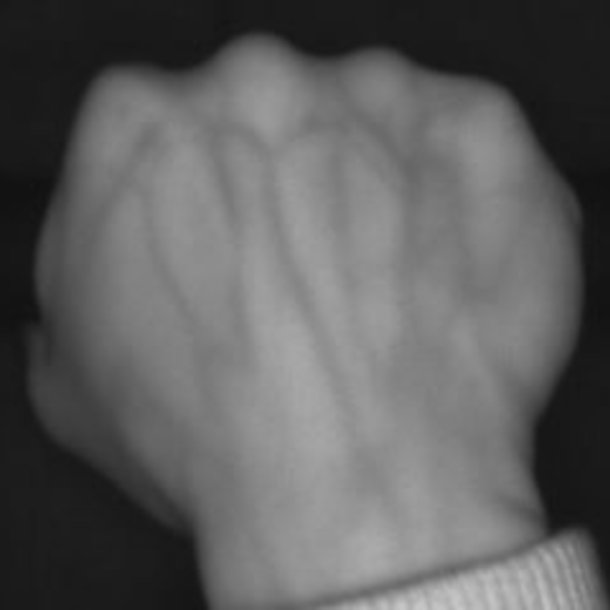
#> input picture test_221123/1.jpg, 610 x 610 px
$ jupyter execute --allow-errors identification_classic.ipynb   (shell and % lines are left out)
#> lines starting #> are read from the running program, lines starting #| are printed output that depends on the picture; after the words box and inside, x2 and y2 are one past the last pixel; in counts of white or black regions, pixels touching at a corner belong together
### PROIE/PROIE.py
# -*- coding: UTF-8 -*-
from typing import Union
from enum import Enum
import cv2
import matplotlib.pyplot as plt
import numpy as np
# from scipy.interpolate import splprep, splev


class Mode(Enum):
    VENTRAL = 'Ventral (default)'
    DORSAL = 'Dorsal'
    DORSAL_LEFT = 'Dorsal left hand'
    DORSAL_RIGHT = 'Dorsal right hand'


class PROIE:

    def __init__(self):
        #####
        self.in_img_c, self.in_img_g = None, None

    # PRIVATE METHODS

    def _threshold(self):
        #####
        self.blur_img = cv2.GaussianBlur(self.in_img_g, (5, 5), 0)
        _, self.thresh_img = cv2.threshold(
            self.blur_img, 0, 255, cv2.THRESH_BINARY + cv2.THRESH_OTSU)

    def _contours(self):
        #####
        self.contours, _ = cv2.findContours(
            self.thresh_img, cv2.RETR_EXTERNAL, cv2.CHAIN_APPROX_SIMPLE
        )
        lengths = [len(_) for _ in self.contours]
        contours = [_ for _ in self.contours if len(_) == max(lengths)]
        self.contours = contours[0]

        self.contour_img = self.in_img_c.copy()
        self.contour_img = cv2.drawContours(
            self.contour_img, [self.contours], 0, (255, 0, 0), 2)

        # [8 lines of commented-out code are left out]

    def _landmarks(self):
        #####
        M = cv2.moments(self.thresh_img)
        x_c = M['m10'] // M['m00']
        y_c = M['m01'] // M['m00']
        self.center_point = {"x": x_c, "y": y_c}
        self.contours = self.contours.reshape(-1, 2)
        left_id = np.argmin(self.contours.sum(-1))
        self.contours = np.concatenate(
            [self.contours[left_id:, :], self.contours[:left_id, :]])
        dist_c = np.sqrt(np.square(
            self.contours-[self.center_point["x"], self.center_point["y"]]).sum(-1))
        f = np.fft.rfft(dist_c)
        cutoff = 15
        f_new = np.concatenate([f[:cutoff], 0*f[cutoff:]])
        dist_c_1 = np.fft.irfft(f_new)
        derivative = np.diff(dist_c_1)
        sign_change = np.diff(np.sign(derivative))/2
        self.landmarks = {"x": [], "y": []}
        for landmark in self.contours[np.where(sign_change > 0)[0]]:
            self.landmarks["x"].append(landmark[0])
            self.landmarks["y"].append(landmark[1])

    def _landmarks_select(self):
        #####
        y_rank = np.array(np.argsort(self.landmarks["y"]))
        self.landmarks_selected = {"x": np.array(self.landmarks["x"])[
            y_rank][:3], "y": np.array(self.landmarks["y"])[y_rank][:3]}

        x_rank = np.array(np.argsort(self.landmarks_selected["x"]))
        self.landmarks_selected = {
            "x": self.landmarks_selected["x"][x_rank][[0, 2]], "y": self.landmarks_selected["y"][x_rank][[0, 2]]}

    def _alignement(self):
        #####
        h, w = self.in_img_g.shape
        theta = np.arctan2((self.landmarks_selected["y"][1] - self.landmarks_selected["y"][0]), (
            self.landmarks_selected["x"][1] - self.landmarks_selected["x"][0]))*180/np.pi
        R = cv2.getRotationMatrix2D(
            (int(self.landmarks_selected["x"][1]), int(self.landmarks_selected["y"][1])), theta, 1)
        self.align_img = cv2.warpAffine(self.in_img_g, R, (w, h))

        point_1 = [self.landmarks_selected["x"]
                   [0], self.landmarks_selected["y"][0]]
        point_2 = [self.landmarks_selected["x"]
                   [1], self.landmarks_selected["y"][1]]

        point_1 = (R[:, :2] @ point_1 + R[:, -1]).astype(int)
        point_2 = (R[:, :2] @ point_2 + R[:, -1]).astype(int)

        self.landmarks_selected_align = {
            "x": [point_1[0], point_2[0]], "y": [point_1[1], point_2[1]]}

    def _roi_extract(self, mode: Mode = Mode.VENTRAL):
        #####
        point_1 = np.array([self.landmarks_selected_align["x"]
                            [0], self.landmarks_selected_align["y"][0]])
        point_2 = np.array([self.landmarks_selected_align["x"]
                            [1], self.landmarks_selected_align["y"][1]])

        if mode == Mode.VENTRAL:
            self.ux = point_1[0]
            self.uy = point_1[1] + (point_2-point_1)[0] // 3
            self.lx = point_2[0]
            self.ly = point_2[1] + 4 * (point_2-point_1)[0] // 3
        elif mode == Mode.DORSAL_LEFT:
            self.ux = point_1[0] - int(point_1[0] * 0.15)
            self.uy = point_1[1] + (point_2 - point_1)[0] // 5
            self.lx = point_2[0] + int(point_2[0] * 0.05)
            self.ly = point_2[1] + int(4 * (point_2 - point_1)[0] // 3)
        elif mode == Mode.DORSAL_RIGHT:
            self.ux = point_1[0] - int(point_1[0] * 0.3)
            self.uy = point_1[1] + (point_2 - point_1)[0] // 6
            self.lx = point_2[0] + int(point_2[0] * 0.1)
            self.ly = point_2[1] + int(5 * (point_2 - point_1)[0] // 3)
        else:  # mode == Mode.DORSAL
            self.ux = point_1[0] - int(point_1[0] * 0.1)
            self.uy = point_1[1] + (point_2 - point_1)[0] // 5
            self.lx = point_2[0] + int(point_2[0] * 0.1)
            self.ly = point_2[1] + int(4 * (point_2 - point_1)[0] // 3)

        # print(self.ux, self.uy, self.lx, self.ly)

        self.roi_zone_img = cv2.cvtColor(self.align_img, cv2.COLOR_GRAY2BGR)
        cv2.rectangle(self.roi_zone_img, (self.lx, self.ly),
                      (self.ux, self.uy), (0, 255, 0), 2)

        self.roi_img = self.align_img[self.uy:self.ly, self.ux:self.lx]

    # PUBLIC METHODS

    def extract_roi(self, path_in_img: Union[str, np.ndarray], rotate_90_clockwise_n_times: int = 0,
                    mode: Mode = Mode.VENTRAL):
        if isinstance(path_in_img, str):
            self.in_img_c = cv2.imread(path_in_img)
        elif isinstance(path_in_img, np.ndarray):
            self.in_img_c = path_in_img
        else:
            raise 'path_in_img should be \'str\' or \'numpy.ndarray\' object'

        for _ in range(rotate_90_clockwise_n_times):
            self.in_img_c = cv2.rotate(self.in_img_c, cv2.ROTATE_90_CLOCKWISE)

        if len(self.in_img_c.shape) == 3:
            self.in_img_g = cv2.cvtColor(self.in_img_c, cv2.COLOR_BGR2GRAY)
        else:
            self.in_img_g = self.in_img_c

        self._threshold()
        self._contours()
        self._landmarks()
        self._landmarks_select()
        self._alignement()
        self._roi_extract(mode=mode)

    def save(self, path_out_img):
        #####
        cv2.imwrite(path_out_img, self.roi_img)

    # [48 lines left out: function show_result, not called in this run]

### identification_classic.ipynb
[cell 1]
from PROIE.PROIE import *

import dill


def get_roi_coordinates(image: np.ndarray) -> tuple:
    proie = PROIE()
    proie.extract_roi(image, rotate_90_clockwise_n_times=2, mode=Mode.DORSAL_RIGHT)
    if proie.lx > image.shape[1] or proie.ly > image.shape[0]:
        proie.ux, proie.uy = 175, 150
        proie.lx, proie.ly = 550, 420
    return proie.ux, proie.uy, proie.lx, proie.ly


def belongs_rectangle(ux, uy, lx, ly, point):
    if (ux <= point.pt[0] <= lx) and (uy <= point.pt[1] <= ly):
        return True
    return False


def preprocessing(img):
    img = cv2.cvtColor(img, cv2.COLOR_BGR2GRAY)
    img = cv2.fastNlMeansDenoising(img)
    img = cv2.equalizeHist(img)
#     img = cv2.GaussianBlur(img, (5, 5), 10)
    img = cv2.adaptiveThreshold(img, 255, cv2.ADAPTIVE_THRESH_MEAN_C, cv2.THRESH_BINARY, 33, 2)
    return img


def SIFT(image):
    image = preprocessing(image)

    sift = cv2.SIFT_create()
    keypoints, descriptors = sift.detectAndCompute(image, None)
    return keypoints, descriptors


# [58 lines left out: function compare, not called in this run]


class Model:
    def __init__(self):
        with open('CLFMODEL.BIN', 'rb') as dump:
            self.clf, self.thresh = dill.load(dump)

    # [13 lines left out: function identificate, not called in this run]

[cell 2]
from matplotlib import pyplot as plt
# import matplotlib
# matplotlib.use('nbagg')
import matplotlib.patches as patches
# plt.style.use('dark_background')


def visualize(image1, image2):
    _image1, _image2 = image1.copy(), image2.copy()

    ux1, uy1, lx1, ly1 = get_roi_coordinates(image1)
    ux2, uy2, lx2, ly2 = get_roi_coordinates(image2)

    keypoints1, descriptors1 = SIFT(image1)
    keypoints2, descriptors2 = SIFT(image2)

    image1, image2 = map(preprocessing, [image1, image2])

    FLAN_INDEX_KDTREE = 0
    index_params = dict(algorithm = FLAN_INDEX_KDTREE, trees=5)
    search_params = dict(checks=50)

    flann = cv2.FlannBasedMatcher(index_params, search_params)
    matches = flann.knnMatch(descriptors1, descriptors2, k=2)

    good_matches = []
    for first_neighbor, second_neighbor in matches:
        if first_neighbor.distance < 0.6 * second_neighbor.distance:
            good_matches.append([first_neighbor])

    matchingpoints1, matchingpoints2 = [], []
    for match, *_ in good_matches:
        point1 = keypoints1[match.queryIdx]
        point2 = keypoints2[match.trainIdx]
        matchingpoints1.append(point1.pt)
        matchingpoints2.append(point2.pt)

    matchingpoints1, matchingpoints2 = map(np.asarray, [matchingpoints1, matchingpoints2])

    mp1, mp2 = [], []
    for match, *_ in good_matches:
        point1 = keypoints1[match.queryIdx]
        point2 = keypoints2[match.trainIdx]

        in_roi1 = belongs_rectangle(ux1, uy1, lx1, ly1, point1)
        in_roi2 = belongs_rectangle(ux2, uy2, lx2, ly2, point2)

        if in_roi1:
            mp1.append(point1.pt)

        if in_roi2:
            mp2.append(point2.pt)

    mp1, mp2 = map(np.asarray, [mp1, mp2])

    # визуализация
    fig, axes = plt.subplots(nrows=2, ncols=2, figsize=(8, 6))
    axes[0, 0].set_title('Исходник 1')
    axes[0, 0].imshow(_image1, cmap='gray')
    axes[0, 1].set_title('Исходник 2')
    axes[0, 1].imshow(_image2, cmap='gray')

    axes[1, 0].set_title('Результат 1')
    axes[1, 0].imshow(image1, cmap='gray')
    rect1 = patches.Rectangle((ux1, uy1), lx1 - ux1, ly1 - uy1, linewidth=2, edgecolor='r', facecolor='none')
    axes[1, 0].add_patch(rect1)

    axes[1, 1].set_title('Результат 2')
    axes[1, 1].imshow(image2, cmap='gray')
    rect2 = patches.Rectangle((ux2, uy2), lx2 - ux2, ly2 - uy2, linewidth=2, edgecolor='r', facecolor='none')
    axes[1, 1].add_patch(rect2)

    if len(matchingpoints1) > 0:
        axes[1, 0].scatter(matchingpoints1[:, 0], matchingpoints1[:, 1], color='yellow', marker='x', s=8)
    if len(matchingpoints2) > 0:
        axes[1, 1].scatter(matchingpoints2[:, 0], matchingpoints2[:, 1], color='yellow', marker='x', s=8)

    if len(mp1) > 0:
        axes[1, 0].scatter(mp1[:, 0], mp1[:, 1], color='palegreen', marker='x', s=24)
    if len(mp2) > 0:
        axes[1, 1].scatter(mp2[:, 0], mp2[:, 1], color='palegreen', marker='x', s=24)

    plt.tight_layout()
    plt.savefig('figure.png', dpi=300)

#### подгрузка изображений из датасета DorsalHandVeins

[cell 3]
import os
import numpy as np
import cv2

SIDE = 'R'   # R или L

path = os.path.join('dorsalhandveins', 'DorsalHandVeins_DB{}'.format(1))   # 1 или 2
#> (the rest of this cell did not finish here and is left out)

#### идентификация

#> (a cell that did not finish here is left out)

#> (a cell that did not finish here is left out)

%%%%%%%%%%%%%%%%%%%%%%%%%%%%%%

[cell 6]
img1 = cv2.imread(os.path.join('test_221123', '1.jpg'))
#> img1 is the input picture: shape (610, 610, 3); min 16, max 199, mean 94.6
img2 = cv2.imread(os.path.join('test_221123', '2.jpg'))
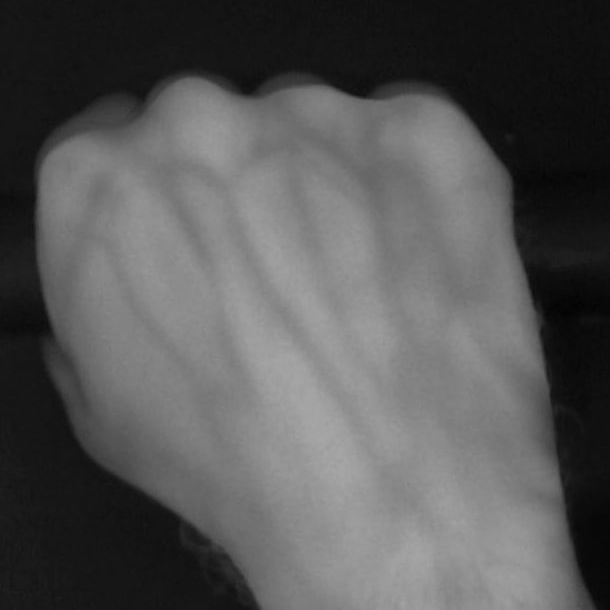
#> input picture test_221123/2.jpg, 610 x 610 px
#> img2 is the input picture: shape (610, 610, 3); min 2, max 167, mean 86.5

[cell 7]
img1 = cv2.rotate(cv2.rotate(img1, cv2.ROTATE_90_CLOCKWISE), cv2.ROTATE_90_CLOCKWISE)
img2 = cv2.rotate(cv2.rotate(img2, cv2.ROTATE_90_CLOCKWISE), cv2.ROTATE_90_CLOCKWISE)

#> (a cell that did not finish here is left out)

[cell 9]
visualize(img1, img2)
#> in _threshold, `_, self.thresh_img = cv2.threshold( self.blur_img, 0, 255, cv2.THRESH_..`:
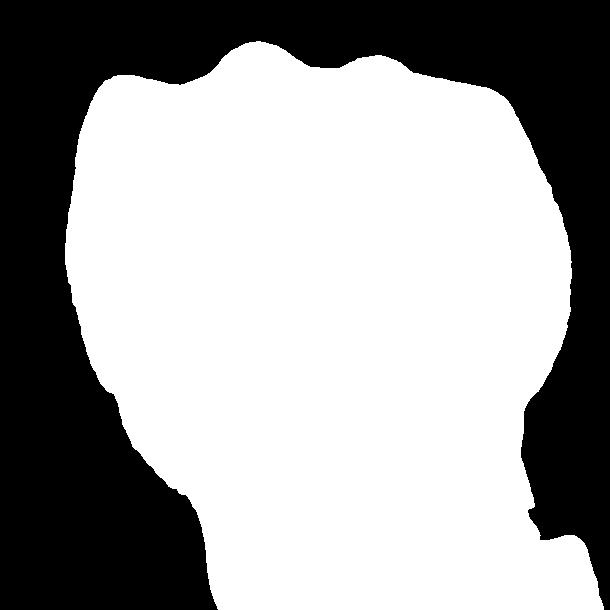
#> self.thresh_img: shape (610, 610); 62.8% white; 1 black region
#> in _contours, `self.contours, _ = cv2.findContours( self.thresh_img, cv2.RETR_EXTERNA..`: self.contours = 1 contour; box (x1, y1, x2, y2) and area: (65, 41, 604, 610) 232862
#> in _contours, `lengths = [len(_) for _ in self.contours]`: lengths = [746]
#> in _contours, `contours = [_ for _ in self.contours if len(_) == max(lengths)]`: contours has the same summary as self.contours
#> in _contours, `self.contours = contours[0]`: self.contours = contour of 746 points, box (x1, y1, x2, y2) (65, 41, 604, 610), area 232862
#> in _contours, `self.contour_img = cv2.drawContours( self.contour_img, [self.contours]..`:
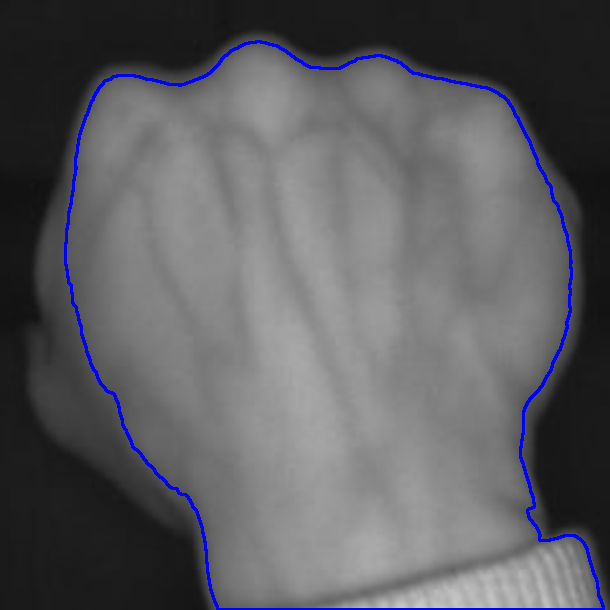
#> self.contour_img: shape (610, 610, 3); 1.69% of pixels changed, all inside (x1, y1, x2, y2) = (64, 40, 605, 610)
#> in _landmarks, `M = cv2.moments(self.thresh_img)`: M = moments, m00 59621040, centre m10/m00, m01/m00 = (329.9, 326.7)
#> in _landmarks, `x_c = M['m10'] // M['m00']`: x_c = 329
#> in _landmarks, `y_c = M['m01'] // M['m00']`: y_c = 326
#> in _landmarks, `self.center_point = {"x": x_c, "y": y_c}`: self.center_point = {'x': 329, 'y': 326}
#> in _landmarks, `self.contours = self.contours.reshape(-1, 2)`: self.contours = 746 pairs, first value 65 to 603, second value 41 to 609
#> in _landmarks, `left_id = np.argmin(self.contours.sum(-1))`: left_id = 72
#> in _landmarks, `dist_c = np.sqrt(np.square( self.contours-[self.center_point["x"], sel..`: dist_c = 746 values, max 393.9 at index 257, min 211.5 at index 373, mean 270
#> in _landmarks, `dist_c_1 = np.fft.irfft(f_new)`: dist_c_1 = 746 values, max 371.9 at index 272, min 216.9 at index 380, mean 270
#> in _landmarks, `derivative = np.diff(dist_c_1)`: derivative = 745 values, max 4 at index 246, min -2.53 at index 292, mean -0.000966
#> in _landmarks, `sign_change = np.diff(np.sign(derivative))/2`: sign_change = 744 values, max 1 at index 144, min -1 at index 5, mean 0
#> the loop in _landmarks, `for landmark in self.contours[np.where(sign_change > 0)[0]]:` made 6 passes
#> landmark on passes 1 to 4: [118, 406], [181, 494], [527, 402], [418, 73]
#> in _roi_extract, `self.roi_img = self.align_img[self.uy:self.ly, self.ux:self.lx]`:
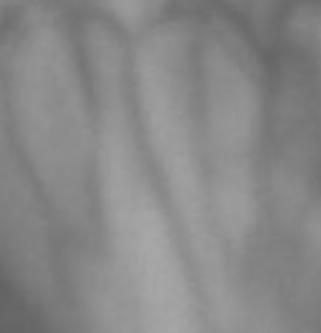
#> self.roi_img: shape (333, 321); min 97, max 169, mean 135.8
#> in visualize, `ux1, uy1, lx1, ly1 = get_roi_coordinates(image1)`: ux1 = 138; uy1 = 110; lx1 = 459; ly1 = 443
#> in _threshold (call 2), `_, self.thresh_img = cv2.threshold( self.blur_img, 0, 255, cv2.THRESH_..`:
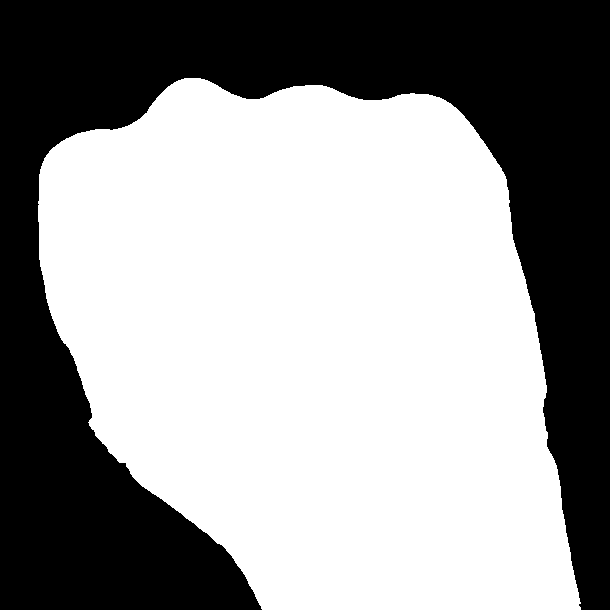
#> self.thresh_img: shape (610, 610); 59.3% white; 1 black region
#> in _contours (call 2), `self.contours, _ = cv2.findContours( self.thresh_img, cv2.RETR_EXTERNA..`: self.contours = 1 contour; box (x1, y1, x2, y2) and area: (38, 78, 581, 610) 219884
#> in _contours (call 2), `lengths = [len(_) for _ in self.contours]`: lengths = [649]
#> in _contours (call 2), `contours = [_ for _ in self.contours if len(_) == max(lengths)]`: contours has the same summary as self.contours
#> in _contours (call 2), `self.contours = contours[0]`: self.contours = contour of 649 points, box (x1, y1, x2, y2) (38, 78, 581, 610), area 219884
#> in _contours (call 2), `self.contour_img = cv2.drawContours( self.contour_img, [self.contours]..`:
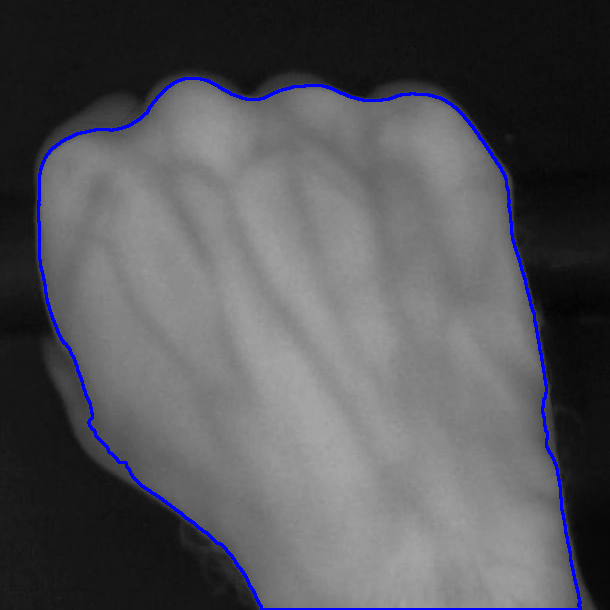
#> self.contour_img: shape (610, 610, 3); 1.57% of pixels changed, all inside (x1, y1, x2, y2) = (37, 77, 582, 610)
#> the loop in _landmarks (call 2), `for landmark in self.contours[np.where(sign_change > 0)[0]]:` made 6 passes
#> landmark on passes 1 to 4: [82, 381], [168, 504], [523, 273], [348, 96]
#> in _roi_extract (call 2), `self.roi_img = self.align_img[self.uy:self.ly, self.ux:self.lx]`:
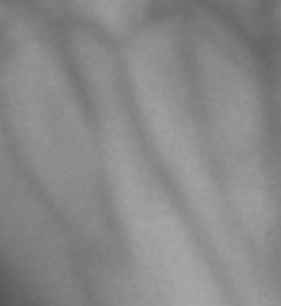
#> self.roi_img: shape (306, 281); min 84, max 167, mean 136.4
#> in visualize, `ux2, uy2, lx2, ly2 = get_roi_coordinates(image2)`: ux2 = 101; uy2 = 130; lx2 = 382; ly2 = 436
#> in preprocessing, `img = cv2.adaptiveThreshold(img, 255, cv2.ADAPTIVE_THRESH_MEAN_C, cv2...`:
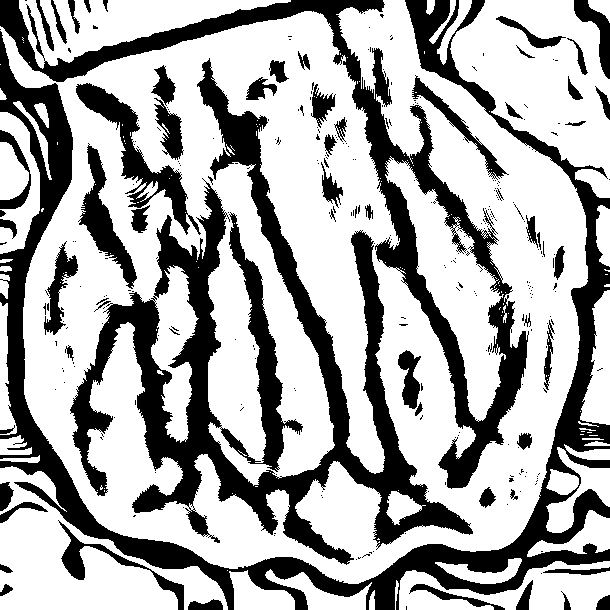
#> img: shape (610, 610); 66.8% white; 312 black regions (250 under 20 px), largest, box (x1, y1, x2, y2) and area: (70, 58, 473, 565) 42067, (0, 0, 610, 610) 36324, (0, 0, 529, 489) 22453
#> in SIFT, `keypoints, descriptors = sift.detectAndCompute(image, None)`: keypoints = 1362 keypoints; strongest (x, y, size): (525, 441, 9.4), (487, 498, 10.3), (318, 138, 2.5), (95, 27, 2.5)
#> in visualize, `keypoints1, descriptors1 = SIFT(image1)`: keypoints1 has the same summary as keypoints in SIFT
#> in preprocessing (call 2), `img = cv2.adaptiveThreshold(img, 255, cv2.ADAPTIVE_THRESH_MEAN_C, cv2...`:
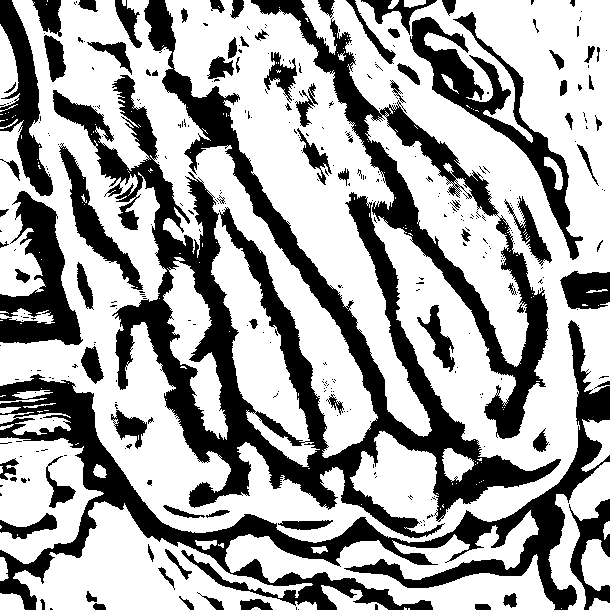
#> img: shape (610, 610); 64.9% white; 351 black regions (264 under 20 px), largest, box (x1, y1, x2, y2) and area: (53, 0, 561, 538) 48547, (0, 320, 610, 610) 26836, (251, 0, 549, 439) 15581
#> in SIFT (call 2), `keypoints, descriptors = sift.detectAndCompute(image, None)`: keypoints = 2093 keypoints; strongest (x, y, size): (322, 148, 1.9), (100, 471, 8.1), (240, 51, 2.1), (580, 87, 3)
#> in visualize, `keypoints2, descriptors2 = SIFT(image2)`: keypoints2 has the same summary as keypoints in SIFT
#> in visualize, `matches = flann.knnMatch(descriptors1, descriptors2, k=2)`: matches = 1362 matches
#> after the loop in visualize, `for first_neighbor, second_neighbor in matches:`: good_matches = 86 matches
#> the loop in visualize, `for match, *_ in good_matches:` made 86 passes
#> (point1, point2) on passes 1 to 3: (keypoint at (117.2, 314.5), size 13.9, keypoint at (128, 315.5), size 14), (keypoint at (125.7, 331.9), size 11.9, keypoint at (139.9, 332.1), size 11.6), (keypoint at (129.7, 275.3), size 9.9, keypoint at (131.3, 274.4), size 11.9)
#> after the loop in visualize, `for match, *_ in good_matches:`: matchingpoints1 = 86 pairs, first value 117.2 to 590.1, second value 22.1 to 601; matchingpoints2 = 86 pairs, first value 10.44 to 512.9, second value 60.5 to 596
#> the loop in visualize, `for match, *_ in good_matches:` made 86 passes
#> after the loop in visualize, `for match, *_ in good_matches:`: mp1 = 44 pairs, first value 143 to 444.8, second value 118.9 to 439.8; mp2 = 33 pairs, first value 110.7 to 381.3, second value 131.2 to 428.6
#> in visualize, `plt.savefig('figure.png', dpi=300)`:
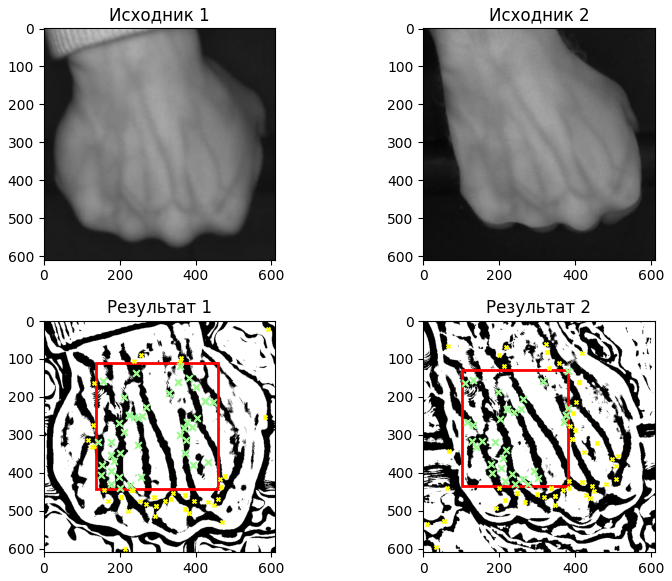
#> figure drawn by matplotlib, 4 panels
